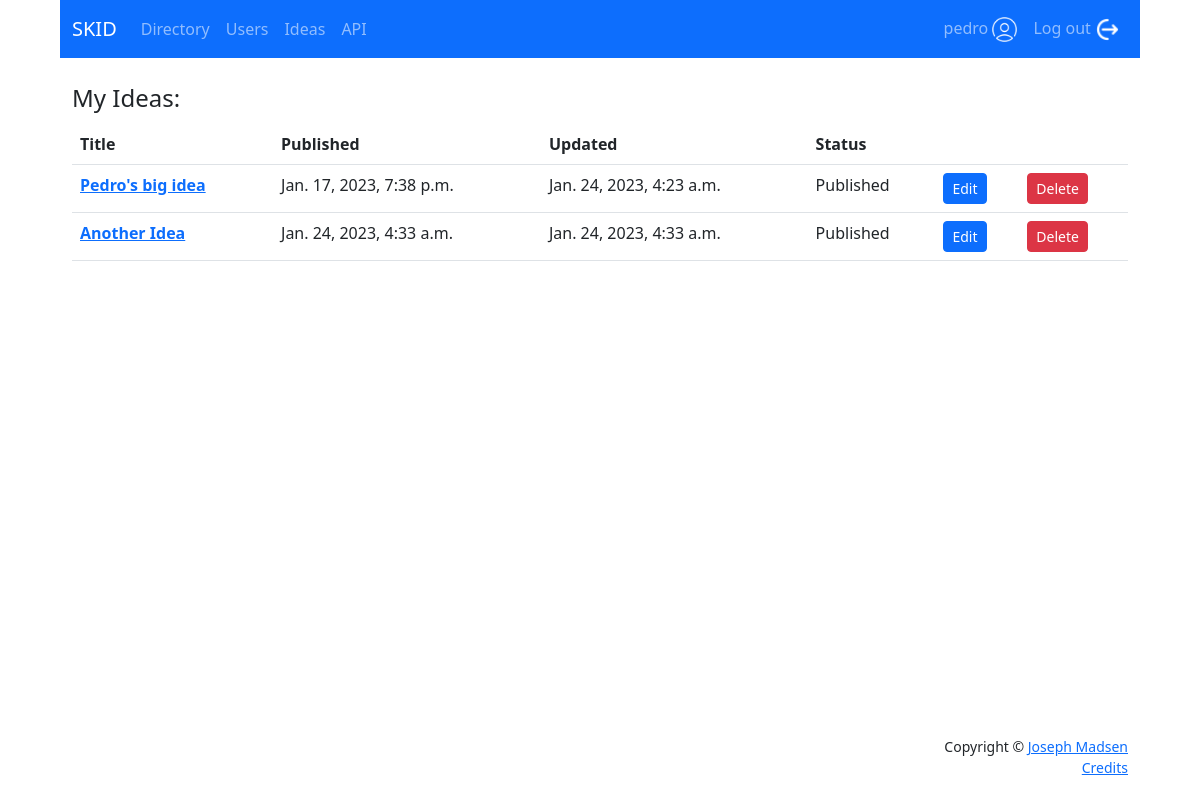
Screenshot of /users/1/view-ideas/ (signed in) with the database file from the repository.
### users/models.py (models this page shows, shortened)
class Idea(models.Model):
    author = models.ForeignKey(User, on_delete=models.CASCADE, null=True, related_name='ideas')
    title = models.CharField(max_length=140)
    slug = models.SlugField(max_length=140, default='', null=True, blank=True, unique=True)
    text = models.TextField()
    published = models.DateTimeField(auto_now_add=True)
    updated = models.DateTimeField(auto_now=True)
    skills = models.ManyToManyField(
        to=Skill,
        related_name='idea',
        blank=True,
        help_text='Type of skills needed for this Idea.')
    materials = models.ManyToManyField(
        to=Material,
        related_name='idea',
        blank=True,
        help_text='Type of materials needed for this Idea.')
    type_of_work = models.ManyToManyField(
        to=WorkType,
        related_name='idea',
        blank=True,
        help_text='How many do you need made? eg: one = prototype, many = production, etc.')
    IDEA_STATUS = (
        ('d', 'Draft'),
        ('p', 'Publish'),
    )
    status = models.CharField(
        max_length=1,
        choices=IDEA_STATUS,
        blank=True,
        default='d',
    )

### users/views.py (the view)
# urls.py: path('<int:id>/view-ideas/', views.view_ideas, name='view_ideas'),
@login_required
def view_ideas(request, id):
    try:
        userId = int(request.session["_auth_user_id"])
        user = User.objects.filter(id=userId).first()
        if user:
            ideas = Idea.objects.filter(author=user)
            context = {
                'ideas': ideas,
            }
            return render(request, 'users/view_ideas.html', context=context)
        raise Exception("users/views.py view_ideas()")
    except Exception as err:
        print("ERROR: ", str(err))
        context = {'error': str(err)}
        return render(request, 'error_page.html', context, content_type='text/html')

### users/templates/users/view_ideas.html
{% extends 'base.html' %}
{% block content %}
    <div class="container">
        <legend>My Ideas:</legend>
            <div>
                <table class="table">
                    <thead>
                        <tr>
                        <th scope="col">Title</th>
                        <th scope="col">Published</th>
                        <th scope="col">Updated</th>
                        <th scope="col">Status</th>
                        <th scope="col"></th>
                        <th scope="col"></th>
                        </tr>
                    </thead>
                    <tbody>
                        {% for idea in ideas %}
                        <tr>
                            <th scope="row">
                                <a href="{% url 'directory:idea_detail' idea.slug %}">{{ idea.title }}</a>
                            </th>
                            <td>{{ idea.published }}</td>
                            <td>{{ idea.updated }}</td>
                            {% if idea.status == 'p' %}
                                <td>Published</td>
                            {% elif idea.status == 'd' %}
                                <td>Draft</td>
                            {% endif %}
                            <td><a class="btn btn-primary btn-sm" href="{% url 'users:edit_idea' idea.author.id idea.slug %}">Edit</a></td>
                            <td><a class="btn btn-danger btn-sm" href="{% url 'users:delete_idea' idea.author.id idea.slug %}">Delete</a></td>
                        </tr>
                        {% endfor %}
                    </tbody>
                </table>
            </div>
    </div>
{% endblock content %}

### users/templates/base.html (shortened to what this page needs)
<!DOCTYPE html>
<html lang="en">
<head>
    <link rel="stylesheet" href="https://cdn.jsdelivr.net/npm/bootstrap@5.3.0-alpha1/dist/css/bootstrap.min.css"
      rel="stylesheet"
>
    {% load static %}
    <link rel="stylesheet" href="{% static 'css/styles.css' %}">
</head>
<body>
<div class="header">
{% block navbar %}
<nav class="navbar navbar-expand-lg bg-primary" data-bs-theme="dark">
  <div class="container-fluid">
    <a class="navbar-brand" href="{% url 'home' %}">SKID</a>
    <div class="collapse navbar-collapse" id="navbarSupportedContent">
      <div class="navbar-nav">
        <a class="nav-link" aria-current="page" href="{% url 'directory:directory' %}">Directory</a>
        <a class="nav-link" aria-current="page" href="{% url 'directory:users' %}">Users</a>
        <a class="nav-link" aria-current="page" href="{% url 'directory:ideas' %}">Ideas</a>
        <a class="nav-link" aria-current="page" href="/api">API</a>
      </div>
      <div class="navbar-nav ms-auto">
        {% if user.is_authenticated %}
          <a class="nav-link" href="{% url 'users:profile' user.id %}">{{ user }} <img class="icon" src="{% static 'images/user.png' %}" alt=""></a>
          <a class="nav-link" href="{% url 'account_logout' %}">Log out <img class="icon" src="{% static 'images/logout.png' %}" alt=""></a>
        {% else %}
          <a class="nav-item nav-link" href="{% url 'account_signup' %}">Sign up <img class="icon" src="{% static 'images/signup.png' %}" alt=""></a>
          <a class="nav-item nav-link" href="{% url 'account_login' %}">Log in <img class="icon" src="{% static 'images/login.png' %}" alt=""></a>
        {% endif %}
      </div>
    </div>
  </div>
</nav>
<div class="spacer"></div>
{% endblock navbar %}
</div>
<div class="content-wrap">
{% block content %}
{% endblock content %}
</div>
<div class="footer">
{% block footer %}
<div class="container">
  <footer class="mt-auto py-3 bg-grey">
    <p class="m-0 text-dark text-end small">Copyright &copy; <a href="https://www.josephmadsen.com">Joseph Madsen</a></p>
    <p class="m-0 text-dark text-end small"><a href="{% url 'credits' %}">Credits</a></p>
  </footer>
</div>
{% endblock footer %}
</div>
</body>
</html>

### users/static/css/styles.css (style rules this page uses)
body { max-width: 1080px; margin: auto; }
.header { height: 80px; }
.content-wrap { min-height: calc(100vh - 160px); }
.footer { height: 80px; }
.icon { height: 25px; width: 25px; }
.spacer { min-width: 10px; min-height: 10px; }

### rows the page displays
Idea: title "Pedro's big idea", published "Jan. 17, 2023, 7:38 p.m.", updated "Jan. 24, 2023, 4:23 a.m.", status "Published"
Idea: title "Another Idea", published "Jan. 24, 2023, 4:33 a.m.", updated "Jan. 24, 2023, 4:33 a.m.", status "Published"

### other values shown
{{ user }} "pedro"
